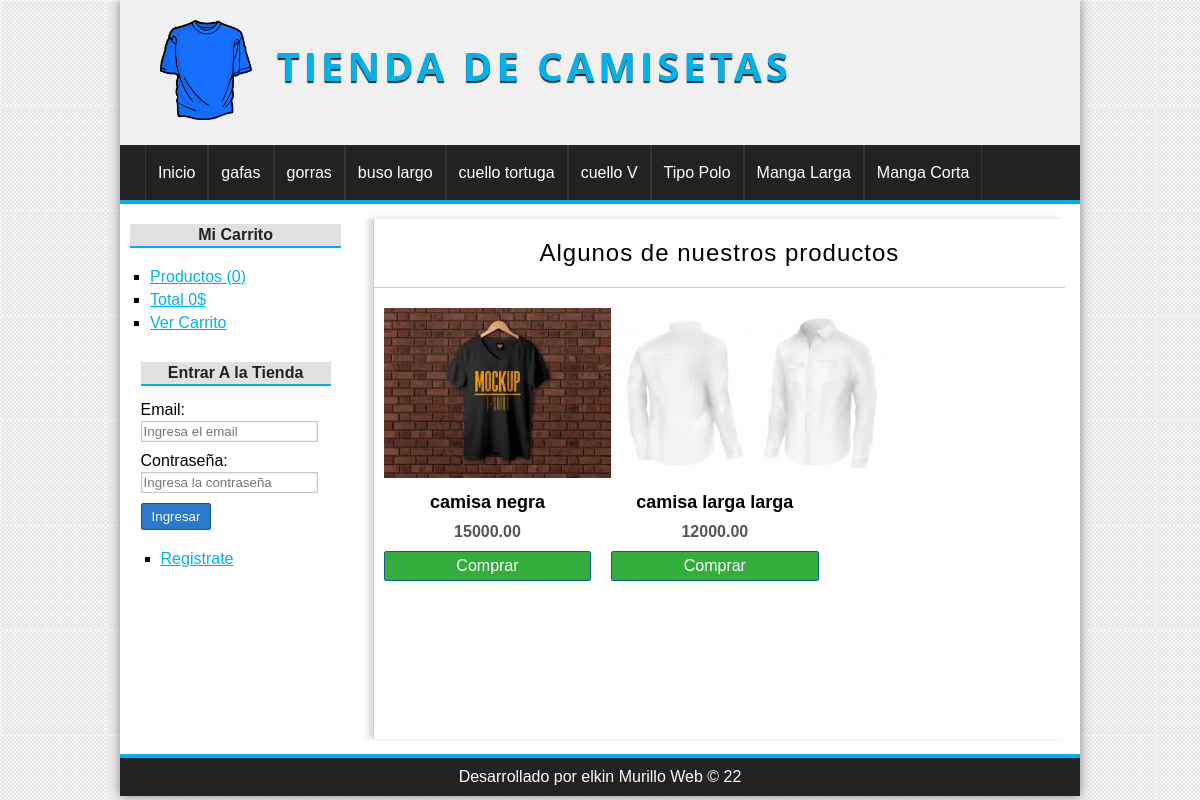
The page / on the database its author committed.
### tables this page shows
CREATE TABLE IF NOT EXISTS `categorias` (
  `id` int NOT NULL AUTO_INCREMENT,
  `nombre` varchar(255) NOT NULL,
  PRIMARY KEY (`id`)
);

CREATE TABLE IF NOT EXISTS `productos` (
  `id` int NOT NULL AUTO_INCREMENT,
  `categoria_id` int NOT NULL,
  `nombre` varchar(100) NOT NULL,
  `descripcion` text,
  `precio` float(100,2) NOT NULL,
  `stock` int NOT NULL,
  `oferta` varchar(2) DEFAULT NULL,
  `fecha` date NOT NULL,
  `imagen` varchar(255) DEFAULT NULL,
  PRIMARY KEY (`id`),
  KEY `fk_producto_categoria` (`categoria_id`)
);

### config/db.php (called while the page is built)
<?php
class Database{
    public static function connect(){
        $db = new mysqli('localhost','root','root','tienda_master');
        $db->query("SET NAMES 'utf-8' ");
        return $db;
    }
}

### helpers/utils.php (called while the page is built, shortened)
<?php
class Utils{
    public static function showCategorias(){
        require_once 'models/CategoriaModel.php';
        $categoria = new CategoriaModel();
        $categorias = $categoria->getAll();
        return $categorias;
    }
        public static function statsCarrito(){
            $stats = array(
                'count' =>  0,
                'total' =>  0
            );
            return $stats;
        }
}

### models/CategoriaModel.php (called while the page is built, shortened)
<?php
Class CategoriaModel {
    private $db;
    public function __construct()
    {
        $this->db = Database::connect();
    }
    public function getAll(){
        $categorias = $this->db->query("SELECT * FROM  categorias ORDER BY id DESC");
        return $categorias;
    }
}

### controller/ProductoController.php (called while the page is built, shortened)
<?php
require_once 'models/ProductoModel.php';
Class ProductoController{
  public function index(){
        $producto = new ProductoModel();
        $productos=$producto->getRandom(6);
        include_once 'Views/productos/destacados.php';
    }
}

### models/ProductoModel.php (called while the page is built, shortened)
<?php
class ProductoModel{
     private $db;
    public function __construct()
    {
        $this->db =  Database::connect();
    }
	public function getRandom($limit){
		$productos = $this->db->query("SELECT * FROM productos ORDER BY RAND() LIMIT $limit");
		return $productos;
}
	}

### views/Productos/destacados.php (the view)
<h1>Algunos de nuestros productos</h1>
<?php while($prod = $productos->fetch_object()): ?>
   <div class="product">
     <a href="<?=base_url?>producto/ver&id=<?=$prod->id?>">
        <?php if($prod->imagen !=null) :?>
           <img src="<?=base_url?>uploads/images/<?=$prod->imagen?>"/>
           <?php else: ?>
              <img src="<?= base_url ?>/assets/img/camiseta.png"/>
              <?php endif; ?>
           <h2><?=$prod->nombre?></h2>
           </a>
       <p><?=$prod->precio?></p>
       <a href="<?=base_url?>carrito/add&id=<?=$prod->id?>" class="button">Comprar</a>
    </div>
  <?php endwhile; ?>

### views/Layout/header.php (shortened to what this page needs)
<!DOCTYPE html>
<html lang="es">
    <head>
    <link rel="stylesheet" href="<?=base_url?>assets/css/style.css"/>
    <body>
        <div id="container">
        <header id="header">
            <div id="logo">
                <img src="<?=base_url?>assets/img/camiseta.png" alt="camiseta Logo"/>
                <a href="<?=base_url?>">
                    Tienda de camisetas
                </a>
            </div>
        </header>
        <?php $categorias = Utils::showCategorias(); ?>
        <nav id="menu">
            <ul>
                <li>
                <a href="<?=base_url?>">Inicio</a>
                </li>
                <?php while($cat = $categorias->fetch_object()): ?>
                <li>
                <a href="<?=base_url?>Categoria/ver&id=<?=$cat->id?>"><?=$cat->nombre?></a>
                </li>
                <?php endwhile; ?>
            </ul>
        </nav>
         <div id="content">

### views/Layout/sidebar.php (shortened to what this page needs)
     <aside id="lateral">
     <div id="carrito" class="block-aside">
        <h3>Mi Carrito</h3>
        <ul>
            <?php $stats=Utils::statsCarrito(); ?>
           <li> <a href="<?=base_url?>carrito/index">Productos (<?= $stats['count'] ?>)</a></li>
           <li> <a href="<?=base_url?>carrito/index">Total <?=$stats['total']?>$</a></li>
           <li> <a href="<?=base_url?>carrito/index">Ver Carrito</a></li>
        </ul>
     </div>
    <div id="login" class="block_aside">
    <?php if(!isset($_SESSION['identity'])): ?>
        <h3>Entrar A la Tienda</h3>
        <form action="<?=base_url?>usuario/login" method="POST">
            <label for="email">Email:</label>
            <input type="email" name="email" placeholder="Ingresa el email"/>
            <label for="password">Contraseña:</label>
            <input type="password" name="password" placeholder="Ingresa la contraseña"/>
            <input type="submit" class="button" value="Ingresar"/>
        </form>
        <?php else: ?>
            <h3><?= $_SESSION['identity']->nombre?>    <?= $_SESSION['identity']->apellidos?></h3>
            <?php endif; ?>
        <ul>
            <?php if(isset($_SESSION['identity'])): ?>
                <li><a href="<?= base_url ?>pedido/mis_pedidos">Mis Pedidos</a></li>
                <li><a href="<?= base_url?>usuario/logout">Cerrar Sesión</a></li>
            <?php else: ?>
                <li><a href="<?= base_url ?>usuario/registro">Registrate</a></li>
            <?php endif; ?>
        </ul>
    </div>
</aside>
 <div id="central">

### index.php (shortened to what this page needs)
<?php
require_once 'config/db.php';
require_once 'helpers/utils.php';
include_once 'views/Layout/header.php';
include_once 'views/Layout/sidebar.php';
if(isset($_GET['controller'])){
    $nombre_controlador = $_GET['controller'].'controller';
}elseif(!isset($_GET['controller']) && !isset($_GET['action'])){
        $nombre_controlador = controller_default;
}else{
    show_error();
    exit();
}
if(class_exists($nombre_controlador)){
    $controlador = new $nombre_controlador();
    if(isset($_GET['action']) && method_exists($controlador, $_GET['action'])){
        $action = $_GET['action'];
        $controlador->$action();
    }elseif(!isset($_GET['controller']) && !isset($_GET['action'])){
        $action_default = action_default;
        $controlador->$action_default();
    }else{
        show_error();
    }
}else{
    show_error();
}
include_once 'views/Layout/footer.php';

### views/Layout/footer.php
</div>
   </div>
       <footer id="footer">
            <p>Desarrollado por elkin Murillo Web &copy; <?=date('y')?></p>
        </footer>
        </div>
    </body>
    </head>
</html>

### assets/css/style.css (style rules this page uses)
* { padding: 0px; margin: 0px; font-family: sans-serif, Helvetica, Arial; }
body { background: url(../img/bg.png); }
a { color: #01B1EA; }
#container { width: 80%; margin: 0px auto; box-shadow: 0px 0px 10px gray; background: white; }
#header { height: 145px; background: #F0F0F0; }
#logo { padding: 20px; margin-left: 20px; float: left; }
#logo img { float: left; height: 100px; }
#logo a { float: left; font-size: 40px; letter-spacing: 4px; font-family: 'Open Sans', Helvetica, Arial; text-transform: uppercase; color: #01B1EA; font-weight: bold; text-decoration: none; margin-top: 18px; margin-left: 25px; text-shadow: 0px 2px 1px #222222; transition: all 300ms; }
#menu { clear: both; background: #222; color: white; height: 55px; border-bottom: 4px solid #01B1EA; }
#menu ul { list-style: none; text-decoration: none; margin: 0px auto; margin-left: 25px; }
#menu ul li { line-height: 55px; float: left; border-right: 1px solid #363636; }
#menu a { display: block; color: white; text-decoration: none; padding-left: 12px; padding-right: 12px; transition: all 300ms; }
#menu a:first-child { border-left: 1px solid #363636; }
#content { margin: 0px auto; overflow: hidden; background: white; }
#lateral { width: 22%; min-height: 500px; float: left; margin-top: 20px; margin-left: 10px; }
#lateral .block_aside { display: block; width: 90%; margin: 5px auto; padding: 10px; }
#lateral h3 { display: block; color: #222; width: 100%; text-align: center; padding-top: 2px; padding-bottom: 2px; margin-bottom: 15px; font-size: 16px; font-weight: bold; background: #E1E1E1; border-bottom: 2px solid #01B1EA; }
#lateral ul { margin-top: 20px; margin-bottom: 20px; }
#lateral ul li { list-style: square; margin-left: 20px; margin-top: 5px; margin-bottom: 5px; }
label, input[type="text"], input[type="password"], input[type="email"], input[type="number"], select, textarea { display: block; width: 90%; margin-top: 2px; margin-bottom: 2px; }
input[type="text"], input[type="password"], input[type="email"], input[type="number"], select, textarea { border: 1px solid #C9C9C9; box-shadow: 0px 0px 2px #ccc inset; background: white; padding: 2px; color: gray; transition: all 300ms; }
input[type="button"], input[type="submit"], button, .button { display: block; border-radius: 2px; width: auto; padding: 5px; padding-left: 10px; padding-right: 10px; color: white; background: #2979CD; border: 1px solid #11608E; cursor: pointer; }
.button { background: #33AE3D; color: white !important; text-decoration: none; }
label, input[type="button"], input[type="submit"], button { display: block; margin-top: 10px; }
#central { width: 72%; min-height: 500px; float: right; border-left: 1px solid #ccc; box-shadow: -5px -1px 5px #ddd; padding-top: 20px; margin: 15px; }
#central h1 { font-size: 24px; font-weight: normal; letter-spacing: 1px; text-align: center; border-bottom: 1px solid #ccc; margin-bottom: 20px; padding: 20px; padding-top: 0px; }
.product { width: 30%; float: left; margin-left: 10px; margin-right: 10px; margin-bottom: 30px; text-align: center; }
.product a { color: black; text-decoration: none; }
.product img { height: 170px; margin-bottom: 10px; }
.product h2 { font-size: 18px; margin-bottom: 10px; }
.product p { font-weight: bold; color: #555; margin-bottom: 10px; }
#footer { clear: both; text-align: center; padding-top: 10px; padding-bottom: 10px; color: white; background: #222222; border-top: 4px solid #01B1EA; }

### rows shown on the page
categorias: nombre "gafas"
categorias: nombre "gorras"
categorias: nombre "buso largo"
categorias: nombre "cuello tortuga"
categorias: nombre "cuello V"
categorias: nombre "Tipo Polo"
categorias: nombre "Manga Larga"
categorias: nombre "Manga Corta"
productos: imagen (picture), nombre "camisa negra", precio "15000.00"
productos: imagen (picture), nombre "camisa larga larga", precio "12000.00"

### other values the page prints
$stats['count'] "0"
$stats['total'] "0"
